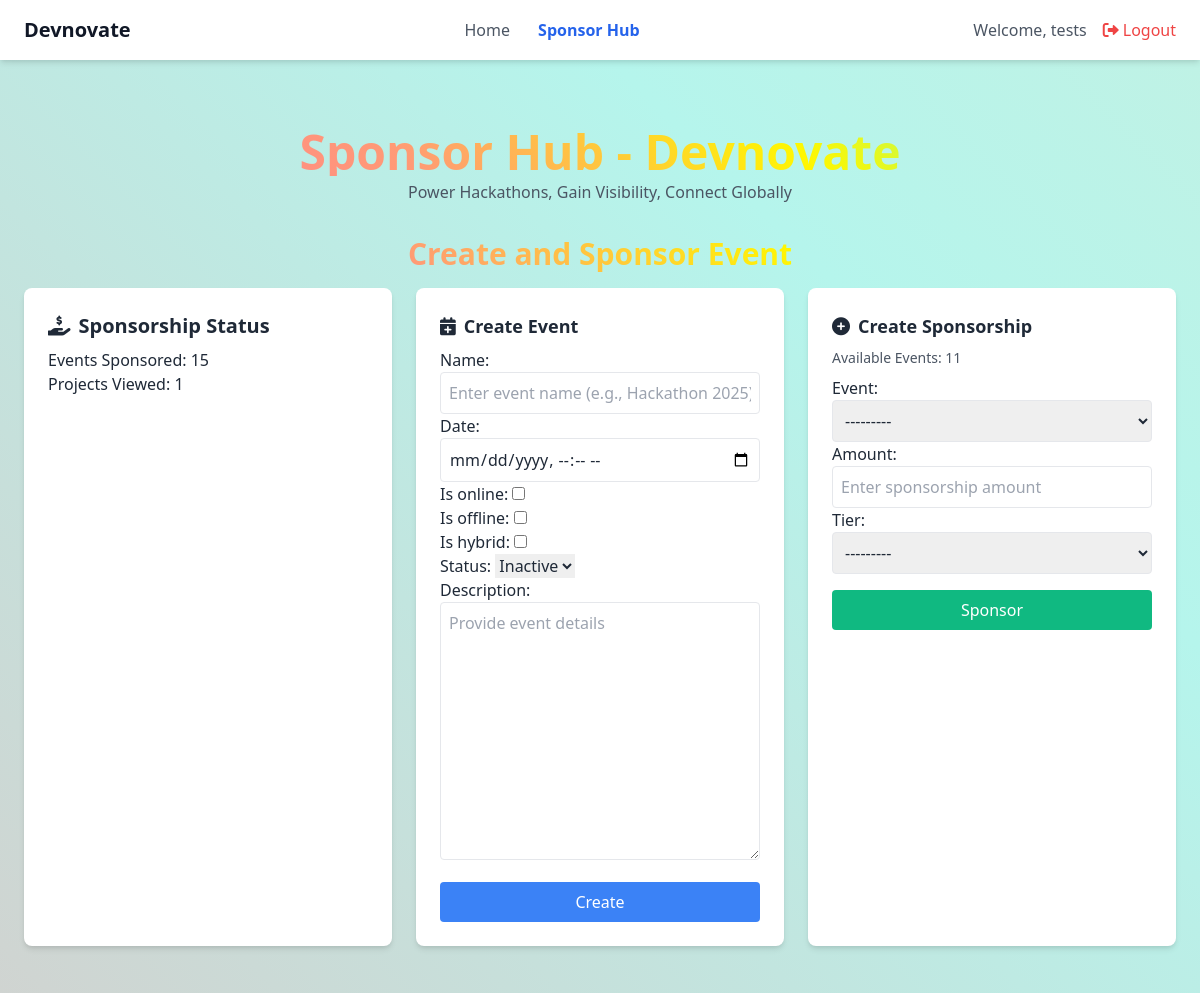
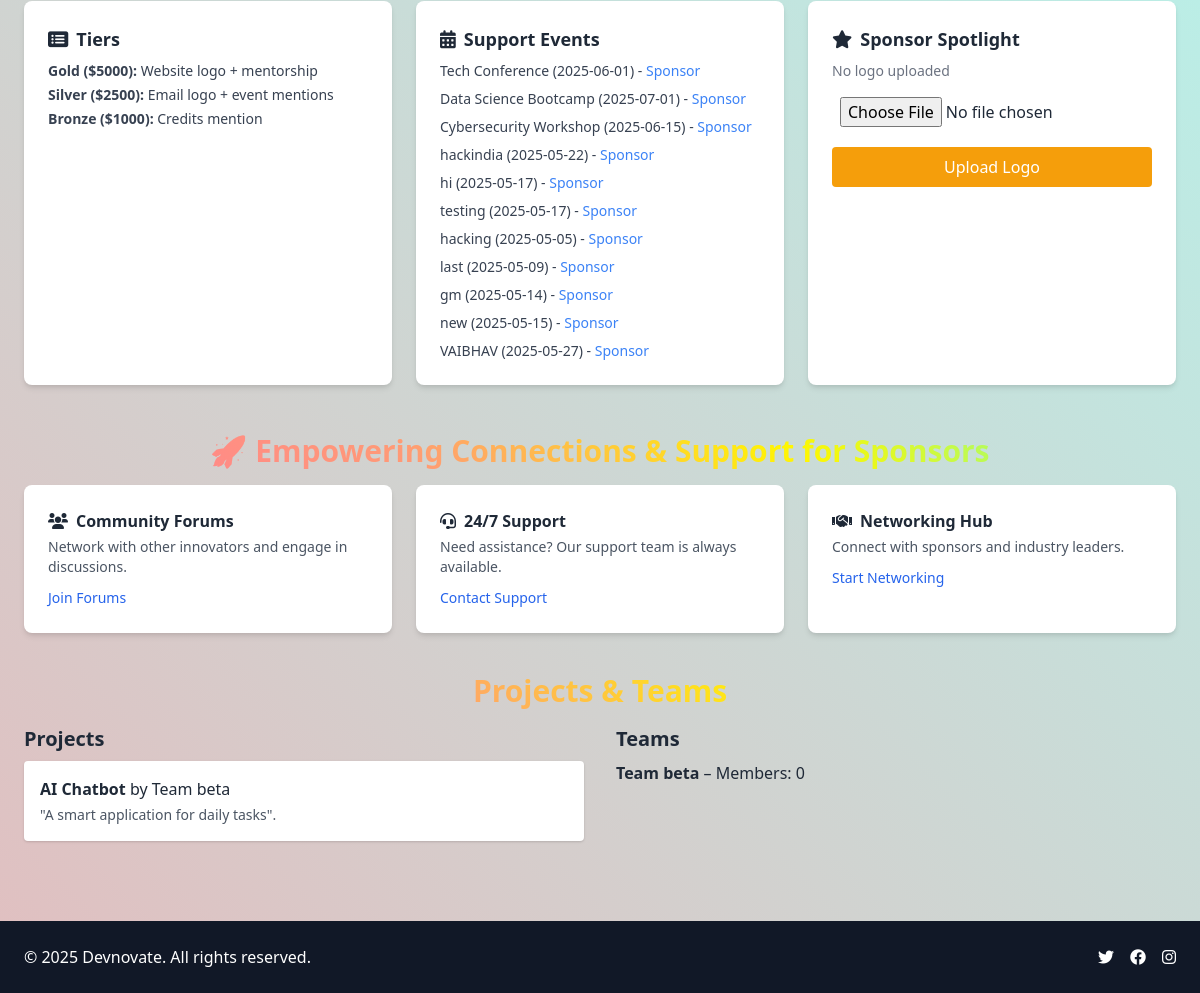
/sponsor-front/ (signed in), run on the app's committed database (2 pictures, top to bottom).
### core/models.py (models this page shows, shortened)
class Event(models.Model):
    STATUS_CHOICES = [
        ("active", "Active"),
        ("inactive", "Inactive"),
    ]
    name = models.CharField(max_length=100, unique=True)
    description = models.TextField()
    date = models.DateTimeField()
    is_online = models.BooleanField(default=False)
    is_offline = models.BooleanField(default=False)
    is_hybrid = models.BooleanField(default=False)
    status = models.CharField(max_length=20, choices=STATUS_CHOICES, default="inactive")
    time_remaining = models.CharField(max_length=50, blank=True, null=True)
    def __str__(self):
        return self.name

class Profile(models.Model):
    ROLE_CHOICES = [
        ('ADMIN', 'Admin'),
        ('PARTICIPANT', 'Participant'),
        ('SPONSOR', 'Sponsor'),
    ]
    user = models.OneToOneField(User, on_delete=models.CASCADE)
    role = models.CharField(max_length=20, choices=ROLE_CHOICES, default='PARTICIPANT')
    company_name = models.CharField(max_length=100, blank=True, null=True)
    contact_info = models.CharField(max_length=100, blank=True, null=True)
    logo = models.ImageField(upload_to='logos/', blank=True, null=True)

class Project(models.Model):
    title = models.CharField(max_length=100, unique=True)
    team = models.ForeignKey(Team, on_delete=models.CASCADE)
    description = models.TextField()
    created_at = models.DateTimeField(auto_now_add=True)

class Team(models.Model):
    name = models.CharField(max_length=100, unique=True)
    members = models.ManyToManyField(User, related_name='teams', blank=True)

### core/views.py (the view)
# urls.py: path('sponsor-front/', views.sponsor_front, name='sponsor_front'),
@login_required
def sponsor_front(request):
    if not hasattr(request.user, 'profile') or request.user.profile.role != 'SPONSOR':
        return redirect('index')
    sponsorships = Sponsorship.objects.filter(sponsor=request.user.profile)
    projects = Project.objects.all()
    events = Event.objects.all()
    teams = Team.objects.all()
    events_count = sponsorships.count()
    projects_count = projects.count()
    sponsorship_form = SponsorshipForm()
    event_form = EventForm()
    team_form = TeamCreationForm()
    project_form = ProjectCreationForm()
    profile_form = SponsorProfileForm(instance=request.user.profile)
    return render(request, 'sponsor_front.html', {
        'sponsorships': sponsorships,
        'projects': projects,
        'events': events,
        'teams': teams,
        'events_count': events_count,
        'projects_count': projects_count,
        'sponsorship_form': sponsorship_form,
        'event_form': event_form,
        'team_form': team_form,
        'project_form': project_form,
        'profile_form': profile_form,
        'role': 'SPONSOR'
    })

### core/forms.py (shortened to what this page needs)
class SponsorshipForm(forms.ModelForm):
    class Meta:
        model = Sponsorship
        fields = ['event', 'amount', 'tier']
        widgets = {
            'event': forms.Select(attrs={
                'class': 'w-full p-2 border rounded',
                'placeholder': 'Select an event'
            }),
            'amount': forms.NumberInput(attrs={
                'class': 'w-full p-2 border rounded',
                'placeholder': 'Enter sponsorship amount'
            }),
            'tier': forms.Select(attrs={
                'class': 'w-full p-2 border rounded',
                'placeholder': 'Select sponsorship tier'
            })
        }

class EventForm(forms.ModelForm):
    class Meta:
        model = Event
        fields = ['name', 'date', 'is_online', 'is_offline', 'is_hybrid', 'status', 'description']
        widgets = {
    'name': forms.TextInput(attrs={
        'class': 'w-full p-2 border rounded',
        'placeholder': 'Enter event name (e.g., Hackathon 2025)'
    }),
    'date': forms.DateTimeInput(attrs={
        'class': 'w-full p-2 border rounded',
        'placeholder': 'YYYY-MM-DD HH:MM (e.g., 2025-05-10 10:00)',
        'type': 'datetime-local'
    }),
    'is_online': forms.CheckboxInput(attrs={'class': 'mr-2'}),  # ✅ Added widget
    'is_offline': forms.CheckboxInput(attrs={'class': 'mr-2'}),  # ✅ Added widget
    'is_hybrid': forms.CheckboxInput(attrs={'class': 'mr-2'}),  # ✅ Added widget
    'description': forms.Textarea(attrs={
        'class': 'w-full p-2 border rounded',
        'placeholder': 'Provide event details'
    })
}

### core/templates/sponsor_front.html (shortened to what this page needs)
<!DOCTYPE html>
<html lang="en">
  <head>
    <link
      href="https://cdn.jsdelivr.net/npm/tailwindcss@2.2.19/dist/tailwind.min.css"
      rel="stylesheet"
    />
    <link
      rel="stylesheet"
      href="https://cdnjs.cloudflare.com/ajax/libs/font-awesome/6.0.0-beta3/css/all.min.css"
    />
  </head>
  <body class="text-gray-800">
    <nav class="bg-white shadow-md fixed top-0 left-0 right-0 z-50">
      <div
        class="max-w-7xl mx-auto px-6 py-4 flex justify-between items-center"
      >
        <div class="text-xl font-bold text-gray-900">Devnovate</div>
        <div class="space-x-6">
          <a href="{% url 'index' %}" class="text-gray-600 hover:text-blue-600"
            >Home</a
          >
          <a
            href="{% url 'sponsor_front' %}"
            class="text-blue-600 font-semibold"
            >Sponsor Hub</a
          >
        </div>
        <div class="flex items-center space-x-4">
          <span class="text-gray-600">Welcome, {{ user.username }}</span>
          <a
            href="{% url 'logout' %}"
            class="text-red-500 hover:text-red-700 flex items-center"
          >
            <i class="fas fa-sign-out-alt mr-1"></i>Logout
          </a>
        </div>
      </div>
    </nav>
    <div class="pt-32 px-6 max-w-7xl mx-auto">
      <h1 class="gradient-text text-5xl text-center mb-1">
      </h1>
      <p class="text-center text-gray-600 mb-8">
        Power Hackathons, Gain Visibility, Connect Globally
      </p>
      <h2 class="gradient-text text-3xl mb-4 text-center">
      </h2>
      <div class="grid md:grid-cols-2 lg:grid-cols-3 gap-6 mb-12">
        <div class="sponsor-card bg-white p-6 rounded-lg shadow-md">
          <h2 class="text-xl font-semibold mb-2">
            <i class="fas fa-hand-holding-usd mr-2"></i>Sponsorship Status
          </h2>
          {% if sponsorships.exists %}
          <p>Events Sponsored: {{ events_count }}</p>
          <p>Projects Viewed: {{ projects_count }}</p>
          {% else %}
          <p>No active sponsorships.</p>
          {% endif %}
        </div>
        <div class="sponsor-card bg-white p-6 rounded-lg shadow-md">
          <h3 class="text-lg font-semibold mb-2">
            <i class="fas fa-calendar-plus mr-2"></i>Create Event
          </h3>
          <form method="POST" action="{% url 'create_event' %}">
            {% csrf_token %} {{ event_form.as_p }}
            <button
              type="submit"
              class="w-full mt-4 bg-blue-500 hover:bg-blue-600 text-white px-4 py-2 rounded"
            >
              Create
            </button>
          </form>
        </div>
        <div class="sponsor-card bg-white p-6 rounded-lg shadow-md">
          <h3 class="text-lg font-semibold mb-2">
            <i class="fas fa-plus-circle mr-2"></i>Create Sponsorship
          </h3>
          {% if events %}
          <p class="text-sm mb-2 text-gray-600">
            Available Events: {{ events.count }}
          </p>
          {% else %}
          <p class="text-sm text-red-500 mb-2">
            No events available. Create one first.
          </p>
          {% endif %}
          <form method="POST" action="{% url 'create_sponsorship' %}">
            {% csrf_token %} {{ sponsorship_form.as_p }}
            <button
              type="submit"
              class="w-full mt-4 bg-green-500 hover:bg-green-600 text-white px-4 py-2 rounded"
            >
              Sponsor
            </button>
          </form>
        </div>
      </div>
      <div class="grid md:grid-cols-3 gap-6 mb-12">
        <div class="sponsor-card bg-white p-6 rounded-lg shadow-md">
          <h3 class="text-lg font-semibold mb-2">
            <i class="fas fa-list-alt mr-2"></i>Tiers
          </h3>
          <ul class="text-sm text-gray-700 space-y-1">
            <li><strong>Gold ($5000):</strong> Website logo + mentorship</li>
            <li>
              <strong>Silver ($2500):</strong> Email logo + event mentions
            </li>
            <li><strong>Bronze ($1000):</strong> Credits mention</li>
          </ul>
        </div>
        <div class="sponsor-card bg-white p-6 rounded-lg shadow-md">
          <h3 class="text-lg font-semibold mb-2">
            <i class="fas fa-calendar-alt mr-2"></i>Support Events
          </h3>
          {% if events %}
          <ul class="space-y-2 text-sm text-gray-700">
            {% for event in events %}
            <li>
              {{ event.name }} ({{ event.date|date:"Y-m-d" }}) -
              <a
                href="{% url 'create_sponsorship' %}"
                class="text-blue-500 hover:underline"
                >Sponsor</a
              >
            </li>
            {% endfor %}
          </ul>
          {% else %}
          <p>No upcoming events.</p>
          {% endif %}
        </div>
        <div class="sponsor-card bg-white p-6 rounded-lg shadow-md">
          <h3 class="text-lg font-semibold mb-2">
            <i class="fas fa-star mr-2"></i>Sponsor Spotlight
          </h3>
          {% if request.user.profile.logo %}
          <img
            src="{{ request.user.profile.logo.url }}"
            class="w-24 h-24 object-contain mb-2 border rounded"
            alt="Logo"
          />
          <p class="text-sm text-gray-500">Current logo</p>
          {% else %}
          <p class="text-sm text-gray-500 mb-2">No logo uploaded</p>
          {% endif %}
          <form
            method="POST"
            enctype="multipart/form-data"
            action="{% url 'update_sponsor_profile' %}"
          >
            {% csrf_token %} {{ profile_form.logo }}
            <button
              type="submit"
              class="w-full mt-3 bg-yellow-500 hover:bg-yellow-600 text-white px-4 py-2 rounded"
            >
              Upload Logo
            </button>
          </form>
        </div>
      </div>
      <div class="mb-20">
        <h2 class="gradient-text text-3xl mb-4 text-center">
        </h2>
        <div class="grid md:grid-cols-3 gap-6">
          <div class="sponsor-card bg-white p-6 rounded-lg shadow-md">
            <h3 class="font-semibold mb-1">
              <i class="fas fa-users mr-2"></i>Community Forums
            </h3>
            <p class="text-sm text-gray-600 mb-2">
              Network with other innovators and engage in discussions.
            </p>
            <a
              href="{% url 'community_forums' %}"
              class="text-blue-600 hover:underline text-sm"
              >Join Forums</a
            >
          </div>
          <div class="sponsor-card bg-white p-6 rounded-lg shadow-md">
            <h3 class="font-semibold mb-1">
              <i class="fas fa-headset mr-2"></i>24/7 Support
            </h3>
            <p class="text-sm text-gray-600 mb-2">
              Need assistance? Our support team is always available.
            </p>
            <a
              href="{% url 'support' %}"
              class="text-blue-600 hover:underline text-sm"
              >Contact Support</a
            >
          </div>
          <div class="sponsor-card bg-white p-6 rounded-lg shadow-md">
            <h3 class="font-semibold mb-1">
              <i class="fas fa-handshake mr-2"></i>Networking Hub
            </h3>
            <p class="text-sm text-gray-600 mb-2">
              Connect with sponsors and industry leaders.
            </p>
            <a
              href="{% url 'sponsor_networking' %}"
              class="text-blue-600 hover:underline text-sm"
              >Start Networking</a
            >
          </div>
        </div>
        <h2 class="gradient-text text-3xl mt-10 mb-4 text-center">
        </h2>
        <div class="grid md:grid-cols-2 gap-8">
          <div>
            <h3 class="text-xl font-semibold mb-2">Projects</h3>
            {% if projects %}
            <ul class="space-y-3">
                {% for project in projects %}
                <li class="bg-white p-4 rounded shadow">
                    <strong>{{ project.title }}</strong> by {{ project.team.name }}<br/>
                    <p class="text-sm text-gray-600 mt-1">{{ project.description|truncatewords:20 }}</p>
                </li>
                {% endfor %}
            </ul>
            {% else %}
            <p class="text-gray-600">No projects yet.</p>
            {% endif %}
          </div>
          <div>
            <h3 class="text-xl font-semibold mb-2">Teams</h3>
            {% if teams %}
            <ul class="space-y-2 text-gray-800">
              {% for team in teams %}
              <ul class="space-y-2 text-gray-800">
                {% for team in teams %}
                    <li><strong>{{ team.name }}</strong> – Members: {{ team.members.count }}</li>
                {% endfor %}
            </ul>
              {% endfor %}
            </ul>
            {% else %}
            <p class="text-gray-600">No teams registered yet.</p>
            {% endif %}
          </div>
        </div>
      </div>
    </div>
    <footer class="bg-gray-900 text-white py-6 mt-auto">
      <div
        class="max-w-7xl mx-auto px-6 flex flex-col md:flex-row justify-between items-center space-y-4 md:space-y-0"
      >
        <p>&copy; 2025 Devnovate. All rights reserved.</p>
        <div class="flex space-x-4">
          <a href="#" class="hover:text-yellow-400"
            ><i class="fab fa-twitter"></i
          ></a>
          <a href="#" class="hover:text-blue-400"
            ><i class="fab fa-facebook"></i
          ></a>
          <a href="#" class="hover:text-pink-400"
            ><i class="fab fa-instagram"></i
          ></a>
        </div>
      </div>
    </footer>
  </body>
</html>

### core/templates/sponsor_front.html (style rules this page uses)
.gradient-text { font-weight: bold; background: linear-gradient(45deg, #ff7e95, #ff9a76, #fff700, #6effb5); -webkit-background-clip: text; background-clip: text; color: transparent; animation: gradientText 8s ease infinite; }
body { background: linear-gradient(45deg, #a29bfe, #ff9aa2, #b5f5ec, #ffdfba); background-size: 400% 400%; animation: gradientBG 15s ease infinite; min-height: 100vh; }

### data on the page
Event: name "Tech Conference", date "2025-06-01"
Event: name "Data Science Bootcamp", date "2025-07-01"
Event: name "Cybersecurity Workshop", date "2025-06-15"
Event: name "hackindia", date "2025-05-22"
Event: name "hi", date "2025-05-17"
Event: name "testing", date "2025-05-17"
Event: name "hacking", date "2025-05-05"
Event: name "last", date "2025-05-09"
Event: name "gm", date "2025-05-14"
Event: name "new", date "2025-05-15"
Event: name "VAIBHAV", date "2025-05-27"
Project: title "AI Chatbot", team.name "Team beta", description "\"A smart application for daily tasks\"."
Team: name "Team beta", members.count "0"

### other printed values
{{ user.username }} "tests"
{{ events_count }} "15"
{{ projects_count }} "1"
{{ events.count }} "11"
